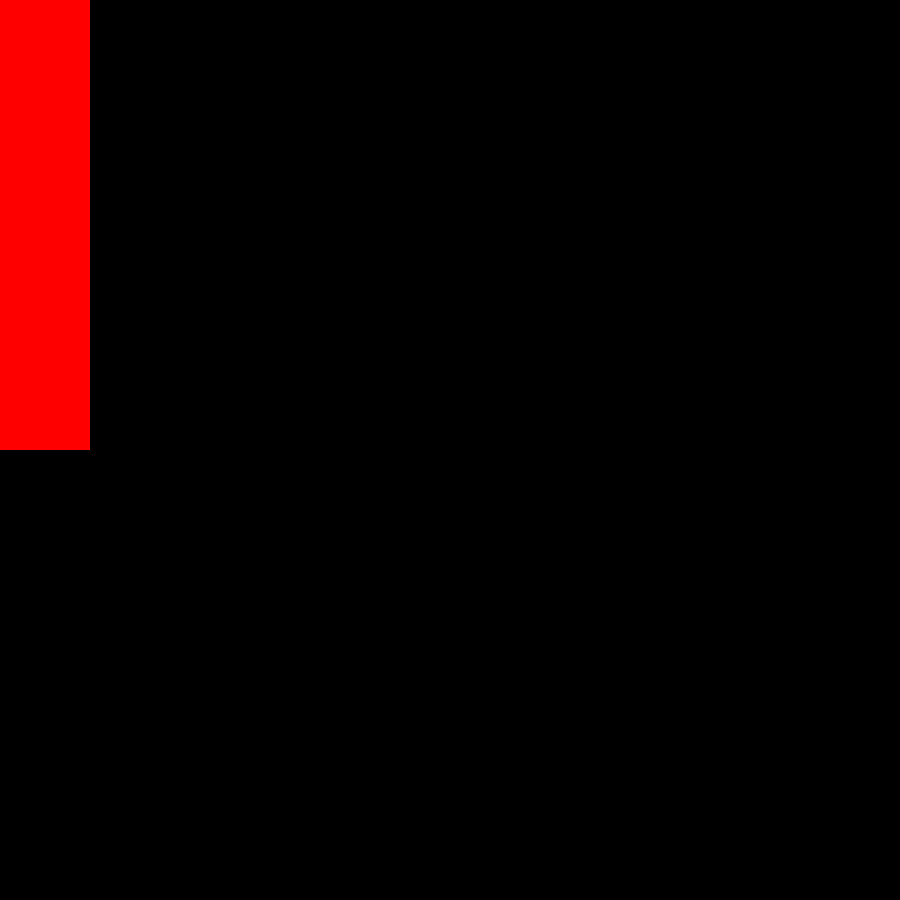
Frame 1 (no input)
Frame 60 (the mouse pressed at the canvas centre just before this capture): identical to frame 1, image omitted
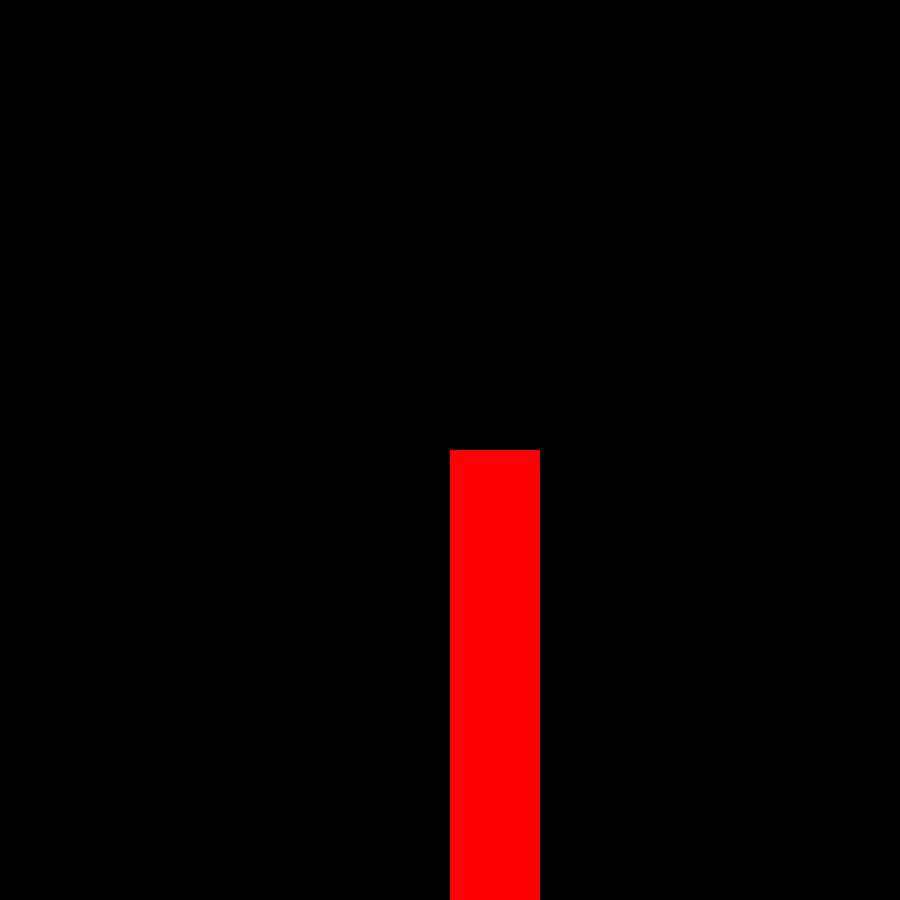
Frame 120 (the mouse held since frame 60 and released just before this capture)

The Processing sketch that drew these frames (run headless with seeded random() and noise(); from frame 60 on, the mouse is pressed at the canvas centre):

// Processing sketch: sketch_170905a
// ── sketch_170905a.pde
void setup() {
    size(900,900);
    background(0); // black background
}

void draw() {
    // draw the menu
    background(0);
    fill(255,0,0);
    noStroke();
    
    /*
    float the variable type used for a number that can be positive or negative
    //Double can only be postive
    Decimal used the reference percent of the the rectangle used
    */
    
    float x = .1 * width;
    float y = .2 * height;
    float w = .1 * width;
    float h = .5 * height;
    rect(mouseX, mouseY, w, h); // using mouseX & mouseY to move rectangle according the mouses movement.
}
